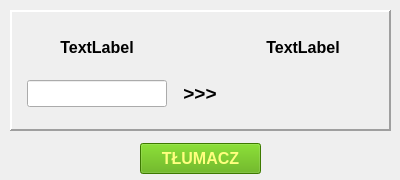
<?xml version="1.0" encoding="UTF-8"?>
<ui version="4.0">
 <class>Form</class>
 <widget class="QWidget" name="Form">
  <property name="geometry">
   <rect>
    <x>0</x>
    <y>0</y>
    <width>400</width>
    <height>180</height>
   </rect>
  </property>
  <property name="minimumSize">
   <size>
    <width>400</width>
    <height>180</height>
   </size>
  </property>
  <property name="maximumSize">
   <size>
    <width>400</width>
    <height>180</height>
   </size>
  </property>
  <property name="windowTitle">
   <string>Form</string>
  </property>
  <widget class="QFrame" name="frame">
   <property name="geometry">
    <rect>
     <x>10</x>
     <y>10</y>
     <width>381</width>
     <height>121</height>
    </rect>
   </property>
   <property name="frameShape">
    <enum>QFrame::Panel</enum>
   </property>
   <property name="frameShadow">
    <enum>QFrame::Raised</enum>
   </property>
   <property name="lineWidth">
    <number>2</number>
   </property>
   <widget class="QWidget" name="gridLayoutWidget">
    <property name="geometry">
     <rect>
      <x>10</x>
      <y>10</y>
      <width>361</width>
      <height>101</height>
     </rect>
    </property>
    <layout class="QGridLayout" name="gridLayout">
     <item row="1" column="1">
      <widget class="QLabel" name="label">
       <property name="maximumSize">
        <size>
         <width>40</width>
         <height>16777215</height>
        </size>
       </property>
       <property name="font">
        <font>
         <pointsize>14</pointsize>
         <bold>true</bold>
        </font>
       </property>
       <property name="text">
        <string>&gt;&gt;&gt;</string>
       </property>
       <property name="alignment">
        <set>Qt::AlignCenter</set>
       </property>
      </widget>
     </item>
     <item row="1" column="2">
      <widget class="QLabel" name="label_translated">
       <property name="maximumSize">
        <size>
         <width>140</width>
         <height>16777215</height>
        </size>
       </property>
       <property name="font">
        <font>
         <pointsize>12</pointsize>
        </font>
       </property>
       <property name="text">
        <string/>
       </property>
       <property name="alignment">
        <set>Qt::AlignCenter</set>
       </property>
      </widget>
     </item>
     <item row="1" column="0">
      <widget class="QLineEdit" name="entry_to_translate">
       <property name="maximumSize">
        <size>
         <width>140</width>
         <height>16777215</height>
        </size>
       </property>
       <property name="font">
        <font>
         <pointsize>12</pointsize>
        </font>
       </property>
      </widget>
     </item>
     <item row="0" column="0">
      <widget class="QLabel" name="name_to_translate">
       <property name="maximumSize">
        <size>
         <width>16777215</width>
         <height>30</height>
        </size>
       </property>
       <property name="font">
        <font>
         <pointsize>12</pointsize>
         <bold>true</bold>
        </font>
       </property>
       <property name="text">
        <string>TextLabel</string>
       </property>
       <property name="alignment">
        <set>Qt::AlignCenter</set>
       </property>
      </widget>
     </item>
     <item row="0" column="2">
      <widget class="QLabel" name="name_translated">
       <property name="maximumSize">
        <size>
         <width>16777215</width>
         <height>30</height>
        </size>
       </property>
       <property name="font">
        <font>
         <pointsize>12</pointsize>
         <bold>true</bold>
        </font>
       </property>
       <property name="text">
        <string>TextLabel</string>
       </property>
       <property name="alignment">
        <set>Qt::AlignCenter</set>
       </property>
      </widget>
     </item>
    </layout>
   </widget>
  </widget>
  <widget class="QPushButton" name="pushButton">
   <property name="geometry">
    <rect>
     <x>140</x>
     <y>143</y>
     <width>121</width>
     <height>31</height>
    </rect>
   </property>
   <property name="font">
    <font>
     <pointsize>12</pointsize>
     <bold>true</bold>
    </font>
   </property>
   <property name="styleSheet">
    <string notr="true">background-color: rgb(85, 170, 0);
color: rgb(255, 255, 127);</string>
   </property>
   <property name="text">
    <string>TŁUMACZ</string>
   </property>
  </widget>
 </widget>
 <resources/>
 <connections/>
</ui>
